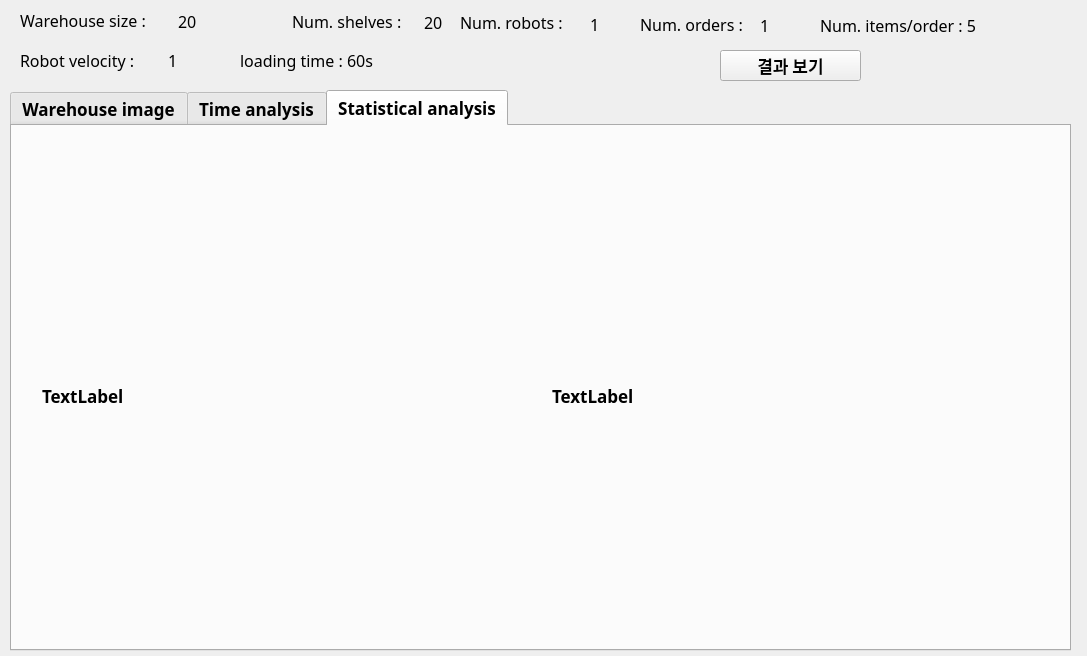
<?xml version="1.0" encoding="UTF-8"?>
<ui version="4.0">
 <class>widget</class>
 <widget class="QWidget" name="widget">
  <property name="geometry">
   <rect>
    <x>0</x>
    <y>0</y>
    <width>1087</width>
    <height>656</height>
   </rect>
  </property>
  <property name="contextMenuPolicy">
   <enum>Qt::PreventContextMenu</enum>
  </property>
  <property name="windowTitle">
   <string>시물레이션 결과</string>
  </property>
  <widget class="QLabel" name="label">
   <property name="geometry">
    <rect>
     <x>460</x>
     <y>12</y>
     <width>120</width>
     <height>21</height>
    </rect>
   </property>
   <property name="font">
    <font>
     <family>HY견고딕</family>
     <pointsize>12</pointsize>
    </font>
   </property>
   <property name="text">
    <string>Num. robots : </string>
   </property>
  </widget>
  <widget class="QLabel" name="label_2">
   <property name="geometry">
    <rect>
     <x>640</x>
     <y>14</y>
     <width>120</width>
     <height>21</height>
    </rect>
   </property>
   <property name="font">
    <font>
     <family>HY견고딕</family>
     <pointsize>12</pointsize>
    </font>
   </property>
   <property name="text">
    <string>Num. orders : </string>
   </property>
  </widget>
  <widget class="QLabel" name="label_robot_number">
   <property name="geometry">
    <rect>
     <x>590</x>
     <y>16</y>
     <width>40</width>
     <height>16</height>
    </rect>
   </property>
   <property name="font">
    <font>
     <family>HY견고딕</family>
     <pointsize>12</pointsize>
    </font>
   </property>
   <property name="text">
    <string>1</string>
   </property>
  </widget>
  <widget class="QLabel" name="label_order_number">
   <property name="geometry">
    <rect>
     <x>760</x>
     <y>17</y>
     <width>50</width>
     <height>16</height>
    </rect>
   </property>
   <property name="font">
    <font>
     <family>HY견고딕</family>
     <pointsize>12</pointsize>
    </font>
   </property>
   <property name="text">
    <string>1</string>
   </property>
  </widget>
  <widget class="QTabWidget" name="tabWidget">
   <property name="geometry">
    <rect>
     <x>10</x>
     <y>90</y>
     <width>1061</width>
     <height>561</height>
    </rect>
   </property>
   <property name="font">
    <font>
     <family>맑은 고딕</family>
     <pointsize>13</pointsize>
     <weight>75</weight>
     <bold>true</bold>
    </font>
   </property>
   <property name="currentIndex">
    <number>2</number>
   </property>
   <widget class="QWidget" name="tab_image">
    <property name="font">
     <font>
      <pointsize>9</pointsize>
      <weight>50</weight>
      <bold>false</bold>
     </font>
    </property>
    <attribute name="title">
     <string>Warehouse image</string>
    </attribute>
    <widget class="QLabel" name="label_wi">
     <property name="geometry">
      <rect>
       <x>10</x>
       <y>10</y>
       <width>1081</width>
       <height>501</height>
      </rect>
     </property>
     <property name="font">
      <font>
       <pointsize>13</pointsize>
      </font>
     </property>
     <property name="text">
      <string>TextLabel</string>
     </property>
    </widget>
   </widget>
   <widget class="QWidget" name="tab_elapse">
    <attribute name="title">
     <string>Time analysis</string>
    </attribute>
    <widget class="QLabel" name="label_tet">
     <property name="geometry">
      <rect>
       <x>0</x>
       <y>-1</y>
       <width>541</width>
       <height>521</height>
      </rect>
     </property>
     <property name="text">
      <string>TextLabel</string>
     </property>
    </widget>
    <widget class="QLabel" name="label_ct">
     <property name="geometry">
      <rect>
       <x>540</x>
       <y>-1</y>
       <width>511</width>
       <height>521</height>
      </rect>
     </property>
     <property name="text">
      <string>TextLabel</string>
     </property>
    </widget>
   </widget>
   <widget class="QWidget" name="tab_final">
    <attribute name="title">
     <string>Statistical analysis</string>
    </attribute>
    <widget class="QLabel" name="label_att">
     <property name="geometry">
      <rect>
       <x>30</x>
       <y>20</y>
       <width>500</width>
       <height>500</height>
      </rect>
     </property>
     <property name="text">
      <string>TextLabel</string>
     </property>
    </widget>
    <widget class="QLabel" name="label_atd">
     <property name="geometry">
      <rect>
       <x>540</x>
       <y>20</y>
       <width>500</width>
       <height>500</height>
      </rect>
     </property>
     <property name="text">
      <string>TextLabel</string>
     </property>
    </widget>
   </widget>
  </widget>
  <widget class="QLabel" name="label_4">
   <property name="geometry">
    <rect>
     <x>20</x>
     <y>50</y>
     <width>141</width>
     <height>21</height>
    </rect>
   </property>
   <property name="font">
    <font>
     <family>HY견고딕</family>
     <pointsize>12</pointsize>
    </font>
   </property>
   <property name="text">
    <string>Robot velocity :</string>
   </property>
  </widget>
  <widget class="QLabel" name="label_robotspeed">
   <property name="geometry">
    <rect>
     <x>168</x>
     <y>52</y>
     <width>61</width>
     <height>16</height>
    </rect>
   </property>
   <property name="font">
    <font>
     <family>HY견고딕</family>
     <pointsize>12</pointsize>
    </font>
   </property>
   <property name="text">
    <string>1</string>
   </property>
  </widget>
  <widget class="QLabel" name="label_5">
   <property name="geometry">
    <rect>
     <x>820</x>
     <y>15</y>
     <width>180</width>
     <height>21</height>
    </rect>
   </property>
   <property name="font">
    <font>
     <family>HY견고딕</family>
     <pointsize>12</pointsize>
    </font>
   </property>
   <property name="text">
    <string>Num. items/order : 5</string>
   </property>
  </widget>
  <widget class="QLabel" name="label_6">
   <property name="geometry">
    <rect>
     <x>20</x>
     <y>10</y>
     <width>151</width>
     <height>21</height>
    </rect>
   </property>
   <property name="font">
    <font>
     <family>HY견고딕</family>
     <pointsize>12</pointsize>
    </font>
   </property>
   <property name="text">
    <string>Warehouse size : </string>
   </property>
  </widget>
  <widget class="QLabel" name="label_7">
   <property name="geometry">
    <rect>
     <x>292</x>
     <y>11</y>
     <width>150</width>
     <height>21</height>
    </rect>
   </property>
   <property name="font">
    <font>
     <family>HY견고딕</family>
     <pointsize>12</pointsize>
    </font>
   </property>
   <property name="text">
    <string>Num. shelves : </string>
   </property>
  </widget>
  <widget class="QLabel" name="label_9">
   <property name="geometry">
    <rect>
     <x>240</x>
     <y>50</y>
     <width>171</width>
     <height>21</height>
    </rect>
   </property>
   <property name="font">
    <font>
     <family>HY견고딕</family>
     <pointsize>12</pointsize>
    </font>
   </property>
   <property name="text">
    <string>loading time : 60s</string>
   </property>
  </widget>
  <widget class="QLabel" name="label_w_size">
   <property name="geometry">
    <rect>
     <x>178</x>
     <y>11</y>
     <width>111</width>
     <height>21</height>
    </rect>
   </property>
   <property name="font">
    <font>
     <family>HY견고딕</family>
     <pointsize>12</pointsize>
    </font>
   </property>
   <property name="text">
    <string>20</string>
   </property>
  </widget>
  <widget class="QLabel" name="label_shelves">
   <property name="geometry">
    <rect>
     <x>424</x>
     <y>12</y>
     <width>30</width>
     <height>21</height>
    </rect>
   </property>
   <property name="font">
    <font>
     <family>HY견고딕</family>
     <pointsize>12</pointsize>
    </font>
   </property>
   <property name="text">
    <string>20</string>
   </property>
  </widget>
  <widget class="QPushButton" name="pushButton_viewresult">
   <property name="geometry">
    <rect>
     <x>720</x>
     <y>50</y>
     <width>141</width>
     <height>31</height>
    </rect>
   </property>
   <property name="font">
    <font>
     <family>맑은 고딕</family>
     <pointsize>13</pointsize>
     <weight>75</weight>
     <bold>true</bold>
    </font>
   </property>
   <property name="text">
    <string>결과 보기</string>
   </property>
  </widget>
 </widget>
 <resources/>
 <connections/>
</ui>
